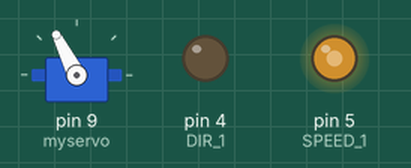
This sketch was run on a simulated Arduino Uno, built with avr-gcc and run on an emulated ATmega328P. Parts: servo, output pins drawn as LEDs (lit = HIGH).

Above: at 0.2 s.
At 18.7 s:
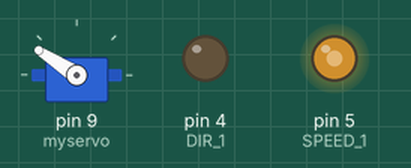
At 27.5 s:
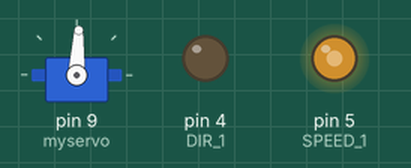
At 47.0 s:
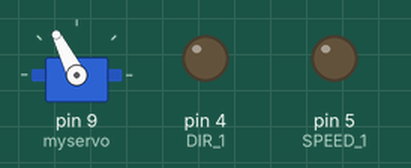
Timing chart, 0 to 48.5 s (numbered marks = the images above):
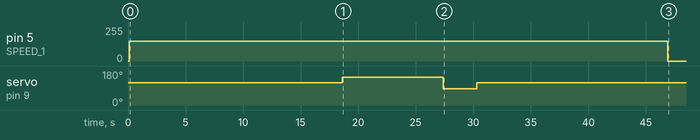

Measured:
- by itself, pin 5 (SPEED_1): 0/255 → 150/255 at 0.10 s, → 0/255 46.8 s later
- by itself, servo on pin 9 (myservo): 117° → 147° at 18.6 s, → 87° 8.8 s later, → 117° 2.9 s later

The sketch:

1_________.ino
```cpp
#include <Servo.h>

#define SPEED_1      5
#define DIR_1        4

#define R_PIN_TRIG 4  //R
#define R_PIN_ECHO 5

#define RU_PIN_TRIG 2  //RU
#define RU_PIN_ECHO 3

#define U_PIN_TRIG 7  //U
#define U_PIN_ECHO 6

#define LU_PIN_TRIG 11  //LU
#define LU_PIN_ECHO 10

#define L_PIN_TRIG 13  //L
#define L_PIN_ECHO 12

#define D_PIN_TRIG 1  //D
#define D_PIN_ECHO 0

#define SERVO_PIN 9

unsigned int R_duration;
unsigned int RU_duration;
unsigned int U_duration;
unsigned int L_duration;
unsigned int LU_duration;
unsigned int D_duration;

unsigned int R_cm;
unsigned int RU_cm;
unsigned int U_cm;
unsigned int L_cm;
unsigned int LU_cm;
unsigned int D_cm;

unsigned int range_min = 100 ;

unsigned int range_max = 200;

unsigned int pos = 0;

unsigned int pos_const = 117;

const int NUM_READ = 30;

int side_range_max = 58;

Servo myservo;

int k = 0;

int c = 0;


int durat_R() {
  digitalWrite(R_PIN_TRIG, LOW);
  delayMicroseconds(5);
  digitalWrite(R_PIN_TRIG, HIGH);
  delayMicroseconds(10);
  digitalWrite(R_PIN_TRIG, LOW);
  R_duration = pulseIn(midArifm(R_PIN_ECHO), HIGH);
  R_cm = R_duration / 58;
  return R_cm;

}

int durat_RU() {
  digitalWrite(RU_PIN_TRIG, LOW);
  delayMicroseconds(5);
  digitalWrite(RU_PIN_TRIG, HIGH);
  delayMicroseconds(10);
  digitalWrite(RU_PIN_TRIG, LOW);
  RU_duration = pulseIn(midArifm(RU_PIN_ECHO), HIGH);
  RU_cm = RU_duration / 58;
  return RU_cm;

}

int durat_U() {
  digitalWrite(U_PIN_TRIG, LOW);
  delayMicroseconds(5);
  digitalWrite(U_PIN_TRIG, HIGH);
  delayMicroseconds(10);
  digitalWrite(U_PIN_TRIG, LOW);
  U_duration = pulseIn(midArifm(U_PIN_ECHO), HIGH);
  U_cm = U_duration / 58;
  return U_cm;

}

int durat_L() {
  digitalWrite(L_PIN_TRIG, LOW);
  delayMicroseconds(5);
  digitalWrite(L_PIN_TRIG, HIGH);
  delayMicroseconds(10);
  digitalWrite(L_PIN_TRIG, LOW);
  L_duration = pulseIn(midArifm(L_PIN_ECHO), HIGH);
  L_cm = L_duration / 58;
  return L_cm;

}

int durat_LU() {
  digitalWrite(LU_PIN_TRIG, LOW);
  delayMicroseconds(5);
  digitalWrite(LU_PIN_TRIG, HIGH);
  delayMicroseconds(10);
  digitalWrite(LU_PIN_TRIG, LOW);
  LU_duration = pulseIn(midArifm(LU_PIN_ECHO), HIGH);
  LU_cm = LU_duration / 58;
  return LU_cm;

}

int durat_D() {
  digitalWrite(D_PIN_TRIG, LOW);
  delayMicroseconds(5);
  digitalWrite(D_PIN_TRIG, HIGH);
  delayMicroseconds(10);
  digitalWrite(D_PIN_TRIG, LOW);
  D_duration = pulseIn(midArifm(D_PIN_ECHO), HIGH);
  D_cm = D_duration / 58;
  return D_cm;

}

int midArifm(int x ) {
  long sum = 0;                       // локальная переменная sum
  for (int i = 0; i < NUM_READ; i++)  // согласно количеству усреднений
    sum += x;                  // суммируем значения с любого датчика в переменную sum
  return ((float)sum / NUM_READ);
}

void servoturnleft() {
  myservo.write(147);


}

void servoturnright() {
  myservo.write(87);

}

void forward() {
  digitalWrite(DIR_1, LOW);
  analogWrite(SPEED_1, 150);

}

void backwards() {
  digitalWrite(DIR_1, HIGH);
  analogWrite(SPEED_1, 150);
}

void stop() {
  analogWrite(SPEED_1, 0);
}

void straight() {
  myservo.write(pos_const);
}


void setup() {


  Serial.begin (9600);

  pinMode(R_PIN_TRIG, OUTPUT);
  pinMode(R_PIN_ECHO, INPUT);

  pinMode(RU_PIN_TRIG, OUTPUT);
  pinMode(RU_PIN_ECHO, INPUT);

  pinMode(U_PIN_TRIG, OUTPUT);
  pinMode(U_PIN_ECHO, INPUT);

  pinMode(LU_PIN_TRIG, OUTPUT);
  pinMode(LU_PIN_ECHO, INPUT);

  pinMode(L_PIN_TRIG, OUTPUT);
  pinMode(L_PIN_ECHO, INPUT);

  pinMode(D_PIN_TRIG, OUTPUT);
  pinMode(D_PIN_ECHO, INPUT);

  myservo.attach(9);
  myservo.write(pos_const);

  delay(100);
}

void loop() {
  forward();
  delay(18500);
  stop();

  servoturnleft();
  forward();
  delay(8800);

  servoturnright();
  forward();
  delay(2900);

  straight();
  forward();
  delay(16600);
  stop();
  delay(500000);

}
```
